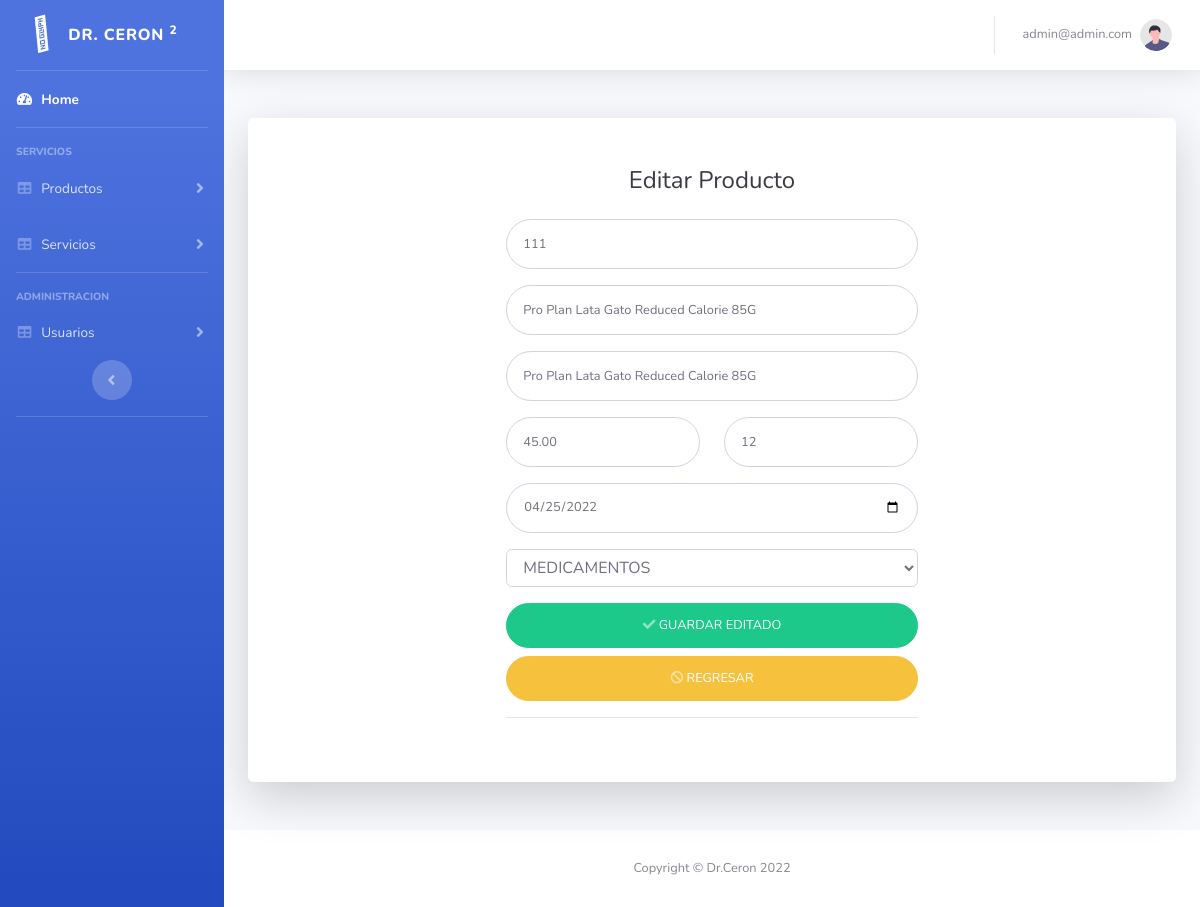
Screenshot of /dashboard/editProduct.php?id=9 (signed in) with the database file from the repository.
### tables this page shows
CREATE TABLE `products` (
  `id` int(11) NOT NULL,
  `codigo_pro` varchar(255) DEFAULT NULL,
  `nombre_pro` varchar(255) DEFAULT NULL,
  `descripccion` varchar(255) DEFAULT NULL,
  `tipo` varchar(255) DEFAULT NULL,
  `precio` decimal(5,2) DEFAULT NULL,
  `cantidad` int(50) DEFAULT NULL,
  `fecha_regis` date DEFAULT NULL,
  `estado` int(10) DEFAULT NULL,
  `img` mediumblob DEFAULT NULL,
  `tipo_imagen` varchar(30) DEFAULT NULL
);

### dashboard/editProduct.php (the view, shortened to what this page needs)
<?php
require "scripts/db.php";
$id = $_GET["id"];
$statement = $conn->prepare("SELECT * FROM products WHERE id = :id LIMIT 1");
$statement->execute([":id" => $id]);
$producto = $statement->fetch(PDO::FETCH_ASSOC);
?>
<?php include "utils/header.php" ?>
<div class="container">
    <div class="card o-hidden border-0 shadow-lg my-5">
        <div class="card-body p-0">
            <div class="row ">
                <div class="col-lg-7 container">
                    <div class="p-5">
                        <div class="text-center">
                            <h1 class="h4 text-gray-900 mb-4">Editar Producto</h1>
                        </div>
                        <form id="registerUser" enctype="multipart/form-data" name="registerUser" class="user" method="POST" action="editProduct.php?id=<?= $producto['id'] ?>">
                            <div class="form-group">
                                <input value="<?= $producto['codigo_pro'] ?>" type="text" class="form-control form-control-user" id="codigo" name="codigo" placeholder="codigo de producto">
                            </div>
                            <div class="form-group">
                                <input value="<?= $producto['nombre_pro'] ?>" type="text" class="form-control form-control-user" id="nameproduct" name="nameproduct" placeholder="Nombre Del Producto">
                            </div>
                            <div class="form-group">
                                <input value="<?= $producto['descripccion'] ?>" type="text" class="form-control form-control-user" name="description" id="description" placeholder="Descrpcion del producto">
                            </div>
                            <div class="form-group row">
                                <div class="col-sm-6 mb-3 mb-sm-0">
                                    <input value="<?= $producto['precio'] ?>" type="number" class="form-control form-control-user" id="precio" name="precio" placeholder="Precio ">
                                </div>
                                <div class="col-sm-6">
                                    <input value="<?= $producto['cantidad'] ?>" type="number" class="form-control form-control-user" id="cantidad" name="cantidad" placeholder="Cantidad">
                                </div>
                            </div>
                            <div class="form-group">
                                <input value="<?= $producto['fecha_regis'] ?>" type="date" class="form-control form-control-user" name="datepro" id="datepro" placeholder="Fecha de Regsitro">
                            </div>
                            <div class="form-group">
                                <select id="tipo" name="tipo" class="form-control" placeholder="TIPO" required>
                                    <option value="MEDICAMENTO">MEDICAMENTOS</option>
                                </select>
                            </div>
                            <button class="btn btn-success btn-user btn-block" id="guarda" name="guarda" type="submit">
                                <span class="icon text-white-50">
                                    <i class="fas fa-check"></i>
                                </span>
                                <span class="text">GUARDAR EDITADO</span>
                            </button>
                            <a href="products.php" class="btn btn-warning btn-user btn-block">
                                <span class="icon text-white-50">
                                    <i class="fas fa-ban"></i>
                                </span>
                                <span>REGRESAR</span>
                            </a>
                        </form>
                        <hr>
                    </div>
                </div>
            </div>
        </div>
    </div>
</div>
<?php include "utils/footer.php" ?>

### rows the page displays
products: codigo "111", nameproduct "Pro Plan Lata Gato Reduced Calorie 85G", description "Pro Plan Lata Gato Reduced Calorie 85G", precio "45.00", cantidad "12", datepro "04/25/2022"

### other values shown
$_SESSION["user"]["email"] "admin@admin.com"
